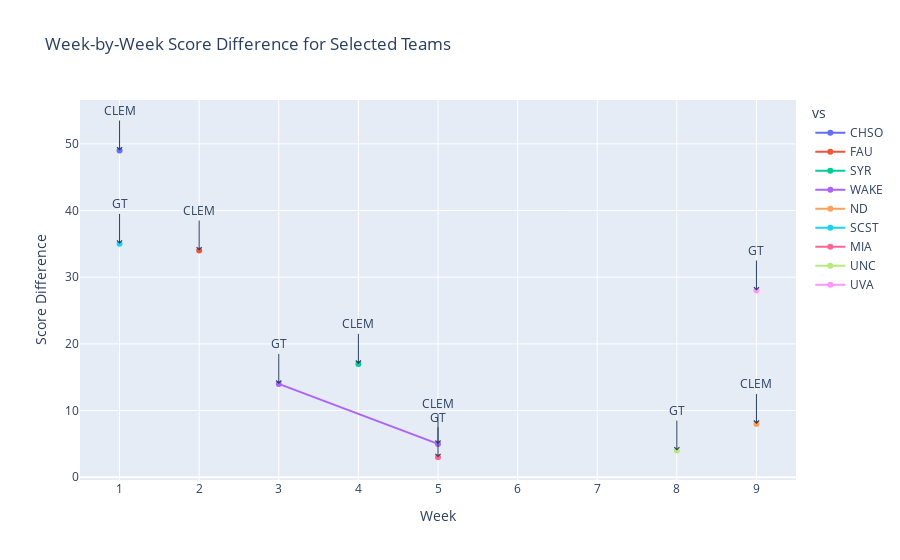
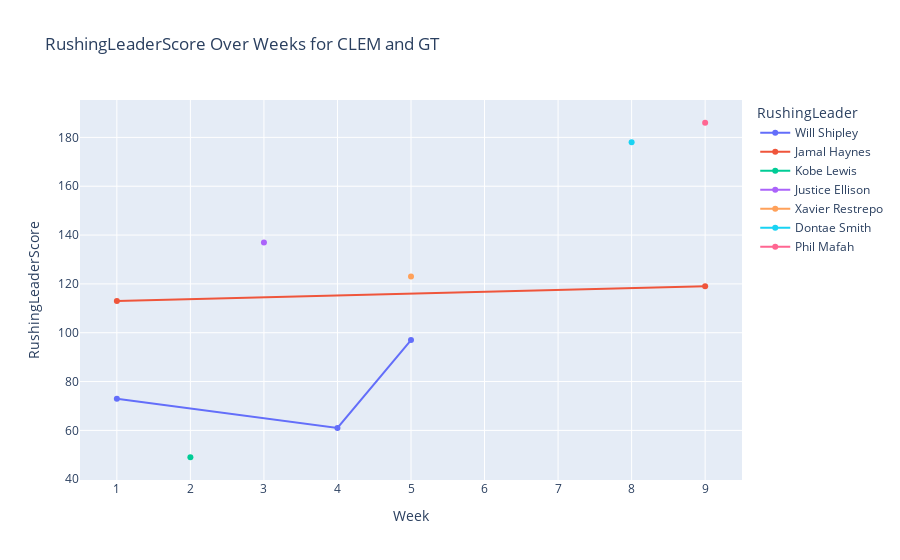
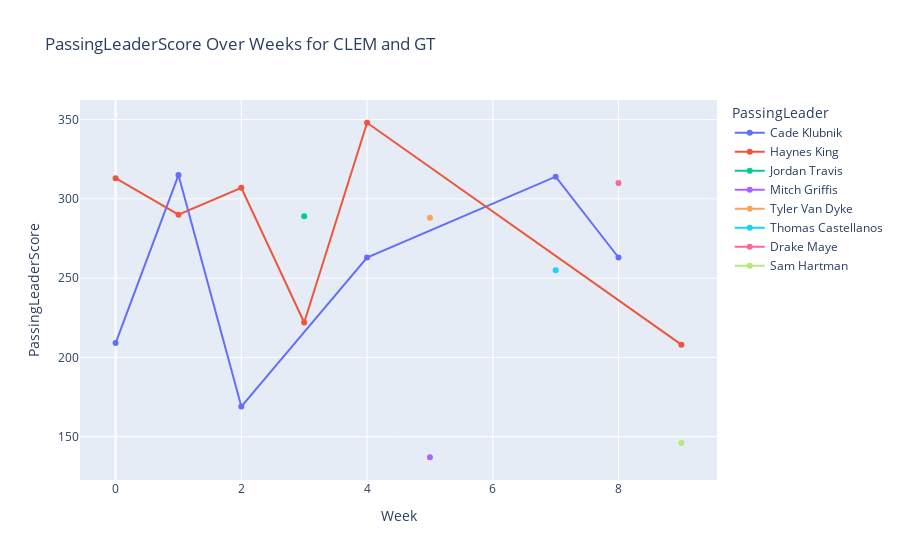
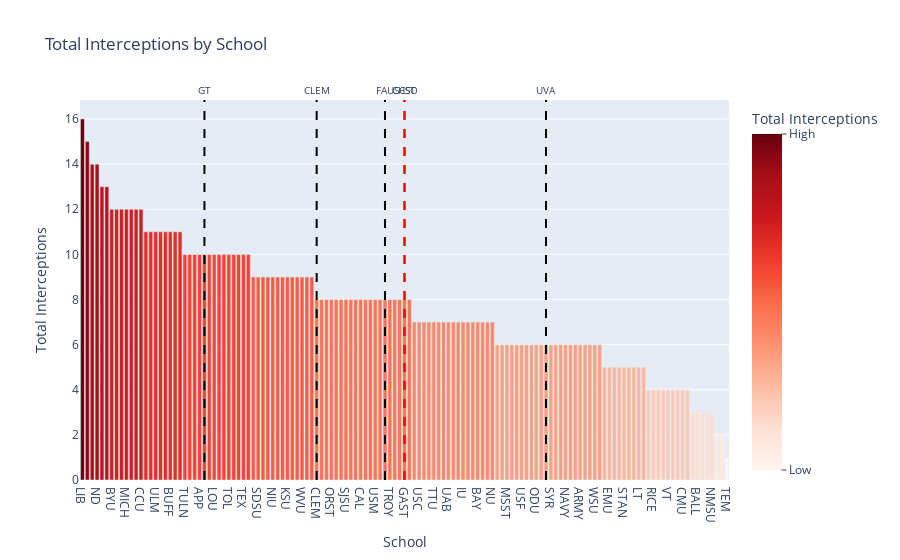

The cell these charts' notebook holds for them, in order:
### Code cell
Score_Diff('CLEM','GT')
RushLeader_Score_Diff('CLEM','GT')
PassLeader_Score_Diff('CLEM','GT')

TotHist()

### Figure 1 — Plotly figure (JSON) as saved in the notebook; plotly's stock layout.template omitted (floating-point values rounded to 4 significant figures)
{"data": [{"hovertemplate": "Home Team=CHSO<br>Week=%{x}<br>Score Difference=%{y}<extra></extra>", "legendgroup": "CHSO", "line": {"color": "#636efa", "dash": "solid"}, "marker": {"symbol": "circle"}, "mode": "markers+lines", "name": "CHSO", "orientation": "v", "showlegend": true, "type": "scatter", "x": [1], "xaxis": "x", "y": [49], "yaxis": "y"}, {"hovertemplate": "Home Team=FAU<br>Week=%{x}<br>Score Difference=%{y}<extra></extra>", "legendgroup": "FAU", "line": {"color": "#EF553B", "dash": "solid"}, "marker": {"symbol": "circle"}, "mode": "markers+lines", "name": "FAU", "orientation": "v", "showlegend": true, "type": "scatter", "x": [2], "xaxis": "x", "y": [34], "yaxis": "y"}, {"hovertemplate": "Home Team=SYR<br>Week=%{x}<br>Score Difference=%{y}<extra></extra>", "legendgroup": "SYR", "line": {"color": "#00cc96", "dash": "solid"}, "marker": {"symbol": "circle"}, "mode": "markers+lines", "name": "SYR", "orientation": "v", "showlegend": true, "type": "scatter", "x": [4], "xaxis": "x", "y": [17], "yaxis": "y"}, {"hovertemplate": "Home Team=WAKE<br>Week=%{x}<br>Score Difference=%{y}<extra></extra>", "legendgroup": "WAKE", "line": {"color": "#ab63fa", "dash": "solid"}, "marker": {"symbol": "circle"}, "mode": "markers+lines", "name": "WAKE", "orientation": "v", "showlegend": true, "type": "scatter", "x": [5, 3], "xaxis": "x", "y": [5, 14], "yaxis": "y"}, {"hovertemplate": "Home Team=ND<br>Week=%{x}<br>Score Difference=%{y}<extra></extra>", "legendgroup": "ND", "line": {"color": "#FFA15A", "dash": "solid"}, "marker": {"symbol": "circle"}, "mode": "markers+lines", "name": "ND", "orientation": "v", "showlegend": true, "type": "scatter", "x": [9], "xaxis": "x", "y": [8], "yaxis": "y"}, {"hovertemplate": "Home Team=SCST<br>Week=%{x}<br>Score Difference=%{y}<extra></extra>", "legendgroup": "SCST", "line": {"color": "#19d3f3", "dash": "solid"}, "marker": {"symbol": "circle"}, "mode": "markers+lines", "name": "SCST", "orientation": "v", "showlegend": true, "type": "scatter", "x": [1], "xaxis": "x", "y": [35], "yaxis": "y"}, {"hovertemplate": "Home Team=MIA<br>Week=%{x}<br>Score Difference=%{y}<extra></extra>", "legendgroup": "MIA", "line": {"color": "#FF6692", "dash": "solid"}, "marker": {"symbol": "circle"}, "mode": "markers+lines", "name": "MIA", "orientation": "v", "showlegend": true, "type": "scatter", "x": [5], "xaxis": "x", "y": [3], "yaxis": "y"}, {"hovertemplate": "Home Team=UNC<br>Week=%{x}<br>Score Difference=%{y}<extra></extra>", "legendgroup": "UNC", "line": {"color": "#B6E880", "dash": "solid"}, "marker": {"symbol": "circle"}, "mode": "markers+lines", "name": "UNC", "orientation": "v", "showlegend": true, "type": "scatter", "x": [8], "xaxis": "x", "y": [4], "yaxis": "y"}, {"hovertemplate": "Home Team=UVA<br>Week=%{x}<br>Score Difference=%{y}<extra></extra>", "legendgroup": "UVA", "line": {"color": "#FF97FF", "dash": "solid"}, "marker": {"symbol": "circle"}, "mode": "markers+lines", "name": "UVA", "orientation": "v", "showlegend": true, "type": "scatter", "x": [9], "xaxis": "x", "y": [28], "yaxis": "y"}], "layout": {"annotations": [{"arrowhead": 4, "ax": 0, "ay": -40, "showarrow": true, "text": "CLEM", "x": 1, "y": 49}, {"arrowhead": 4, "ax": 0, "ay": -40, "showarrow": true, "text": "CLEM", "x": 2, "y": 34}, {"arrowhead": 4, "ax": 0, "ay": -40, "showarrow": true, "text": "CLEM", "x": 4, "y": 17}, {"arrowhead": 4, "ax": 0, "ay": -40, "showarrow": true, "text": "CLEM", "x": 5, "y": 5}, {"arrowhead": 4, "ax": 0, "ay": -40, "showarrow": true, "text": "CLEM", "x": 9, "y": 8}, {"arrowhead": 4, "ax": 0, "ay": -40, "showarrow": true, "text": "GT", "x": 1, "y": 35}, {"arrowhead": 4, "ax": 0, "ay": -40, "showarrow": true, "text": "GT", "x": 3, "y": 14}, {"arrowhead": 4, "ax": 0, "ay": -40, "showarrow": true, "text": "GT", "x": 5, "y": 3}, {"arrowhead": 4, "ax": 0, "ay": -40, "showarrow": true, "text": "GT", "x": 8, "y": 4}, {"arrowhead": 4, "ax": 0, "ay": -40, "showarrow": true, "text": "GT", "x": 9, "y": 28}], "legend": {"title": {"text": "vs"}, "tracegroupgap": 0}, "title": {"text": "Week-by-Week Score Difference for Selected Teams"}, "xaxis": {"anchor": "y", "domain": [0, 1], "title": {"text": "Week"}}, "yaxis": {"anchor": "x", "domain": [0, 1], "title": {"text": "Score Difference"}}}}

### Figure 2 — Plotly figure (JSON) as saved in the notebook; plotly's stock layout.template omitted (floating-point values rounded to 4 significant figures)
{"data": [{"customdata": [["CLEM", "CHSO"], ["CLEM", "SYR"], ["CLEM", "WAKE"]], "hovertemplate": "Week: %{x}<br>Team: %{customdata[1]}<br>vs: %{customdata[0]}<br>RushingLeaderScore: %{y}", "legendgroup": "Will Shipley", "line": {"color": "#636efa", "dash": "solid"}, "marker": {"symbol": "circle"}, "mode": "markers+lines", "name": "Will Shipley", "orientation": "v", "showlegend": true, "type": "scatter", "x": [1, 4, 5], "xaxis": "x", "y": [73, 61, 97], "yaxis": "y"}, {"customdata": [["GT", "SCST"], ["GT", "UVA"]], "hovertemplate": "Week: %{x}<br>Team: %{customdata[1]}<br>vs: %{customdata[0]}<br>RushingLeaderScore: %{y}", "legendgroup": "Jamal Haynes", "line": {"color": "#EF553B", "dash": "solid"}, "marker": {"symbol": "circle"}, "mode": "markers+lines", "name": "Jamal Haynes", "orientation": "v", "showlegend": true, "type": "scatter", "x": [1, 9], "xaxis": "x", "y": [113, 119], "yaxis": "y"}, {"customdata": [["CLEM", "FAU"]], "hovertemplate": "Week: %{x}<br>Team: %{customdata[1]}<br>vs: %{customdata[0]}<br>RushingLeaderScore: %{y}", "legendgroup": "Kobe Lewis", "line": {"color": "#00cc96", "dash": "solid"}, "marker": {"symbol": "circle"}, "mode": "markers+lines", "name": "Kobe Lewis", "orientation": "v", "showlegend": true, "type": "scatter", "x": [2], "xaxis": "x", "y": [49], "yaxis": "y"}, {"customdata": [["GT", "WAKE"]], "hovertemplate": "Week: %{x}<br>Team: %{customdata[1]}<br>vs: %{customdata[0]}<br>RushingLeaderScore: %{y}", "legendgroup": "Justice Ellison", "line": {"color": "#ab63fa", "dash": "solid"}, "marker": {"symbol": "circle"}, "mode": "markers+lines", "name": "Justice Ellison", "orientation": "v", "showlegend": true, "type": "scatter", "x": [3], "xaxis": "x", "y": [137], "yaxis": "y"}, {"customdata": [["GT", "MIA"]], "hovertemplate": "Week: %{x}<br>Team: %{customdata[1]}<br>vs: %{customdata[0]}<br>RushingLeaderScore: %{y}", "legendgroup": "Xavier Restrepo", "line": {"color": "#FFA15A", "dash": "solid"}, "marker": {"symbol": "circle"}, "mode": "markers+lines", "name": "Xavier Restrepo", "orientation": "v", "showlegend": true, "type": "scatter", "x": [5], "xaxis": "x", "y": [123], "yaxis": "y"}, {"customdata": [["GT", "UNC"]], "hovertemplate": "Week: %{x}<br>Team: %{customdata[1]}<br>vs: %{customdata[0]}<br>RushingLeaderScore: %{y}", "legendgroup": "Dontae Smith", "line": {"color": "#19d3f3", "dash": "solid"}, "marker": {"symbol": "circle"}, "mode": "markers+lines", "name": "Dontae Smith", "orientation": "v", "showlegend": true, "type": "scatter", "x": [8], "xaxis": "x", "y": [178], "yaxis": "y"}, {"customdata": [["CLEM", "ND"]], "hovertemplate": "Week: %{x}<br>Team: %{customdata[1]}<br>vs: %{customdata[0]}<br>RushingLeaderScore: %{y}", "legendgroup": "Phil Mafah", "line": {"color": "#FF6692", "dash": "solid"}, "marker": {"symbol": "circle"}, "mode": "markers+lines", "name": "Phil Mafah", "orientation": "v", "showlegend": true, "type": "scatter", "x": [9], "xaxis": "x", "y": [186], "yaxis": "y"}], "layout": {"legend": {"title": {"text": "RushingLeader"}, "tracegroupgap": 0}, "title": {"text": "RushingLeaderScore Over Weeks for CLEM and GT"}, "xaxis": {"anchor": "y", "domain": [0, 1], "title": {"text": "Week"}}, "yaxis": {"anchor": "x", "domain": [0, 1], "title": {"text": "RushingLeaderScore"}}}}

### Figure 3 — Plotly figure (JSON) as saved in the notebook; plotly's stock layout.template omitted (floating-point values rounded to 4 significant figures)
{"data": [{"customdata": [["DUKE", "CLEM"], ["CLEM", "CHSO"], ["CLEM", "FAU"], ["CLEM", "SYR"], ["MIA", "CLEM"], ["NCSU", "CLEM"]], "hovertemplate": "Week: %{x}<br>Team: %{customdata[1]}<br>vs: %{customdata[0]}<br>PassingLeaderScore: %{y}", "legendgroup": "Cade Klubnik", "line": {"color": "#636efa", "dash": "solid"}, "marker": {"symbol": "circle"}, "mode": "markers+lines", "name": "Cade Klubnik", "orientation": "v", "showlegend": true, "type": "scatter", "x": [0, 1, 2, 4, 7, 8], "xaxis": "x", "y": [209, 315, 169, 263, 314, 263], "yaxis": "y"}, {"customdata": [["LOU", "GT"], ["GT", "SCST"], ["MISS", "GT"], ["GT", "WAKE"], ["BGSU", "GT"], ["GT", "UVA"]], "hovertemplate": "Week: %{x}<br>Team: %{customdata[1]}<br>vs: %{customdata[0]}<br>PassingLeaderScore: %{y}", "legendgroup": "Haynes King", "line": {"color": "#EF553B", "dash": "solid"}, "marker": {"symbol": "circle"}, "mode": "markers+lines", "name": "Haynes King", "orientation": "v", "showlegend": true, "type": "scatter", "x": [0, 1, 2, 3, 4, 9], "xaxis": "x", "y": [313, 290, 307, 222, 348, 208], "yaxis": "y"}, {"customdata": [["FSU", "CLEM"]], "hovertemplate": "Week: %{x}<br>Team: %{customdata[1]}<br>vs: %{customdata[0]}<br>PassingLeaderScore: %{y}", "legendgroup": "Jordan Travis", "line": {"color": "#00cc96", "dash": "solid"}, "marker": {"symbol": "circle"}, "mode": "markers+lines", "name": "Jordan Travis", "orientation": "v", "showlegend": true, "type": "scatter", "x": [3], "xaxis": "x", "y": [289], "yaxis": "y"}, {"customdata": [["CLEM", "WAKE"]], "hovertemplate": "Week: %{x}<br>Team: %{customdata[1]}<br>vs: %{customdata[0]}<br>PassingLeaderScore: %{y}", "legendgroup": "Mitch Griffis", "line": {"color": "#ab63fa", "dash": "solid"}, "marker": {"symbol": "circle"}, "mode": "markers+lines", "name": "Mitch Griffis", "orientation": "v", "showlegend": true, "type": "scatter", "x": [5], "xaxis": "x", "y": [137], "yaxis": "y"}, {"customdata": [["GT", "MIA"]], "hovertemplate": "Week: %{x}<br>Team: %{customdata[1]}<br>vs: %{customdata[0]}<br>PassingLeaderScore: %{y}", "legendgroup": "Tyler Van Dyke", "line": {"color": "#FFA15A", "dash": "solid"}, "marker": {"symbol": "circle"}, "mode": "markers+lines", "name": "Tyler Van Dyke", "orientation": "v", "showlegend": true, "type": "scatter", "x": [5], "xaxis": "x", "y": [288], "yaxis": "y"}, {"customdata": [["BC", "GT"]], "hovertemplate": "Week: %{x}<br>Team: %{customdata[1]}<br>vs: %{customdata[0]}<br>PassingLeaderScore: %{y}", "legendgroup": "Thomas Castellanos", "line": {"color": "#19d3f3", "dash": "solid"}, "marker": {"symbol": "circle"}, "mode": "markers+lines", "name": "Thomas Castellanos", "orientation": "v", "showlegend": true, "type": "scatter", "x": [7], "xaxis": "x", "y": [255], "yaxis": "y"}, {"customdata": [["GT", "UNC"]], "hovertemplate": "Week: %{x}<br>Team: %{customdata[1]}<br>vs: %{customdata[0]}<br>PassingLeaderScore: %{y}", "legendgroup": "Drake Maye", "line": {"color": "#FF6692", "dash": "solid"}, "marker": {"symbol": "circle"}, "mode": "markers+lines", "name": "Drake Maye", "orientation": "v", "showlegend": true, "type": "scatter", "x": [8], "xaxis": "x", "y": [310], "yaxis": "y"}, {"customdata": [["CLEM", "ND"]], "hovertemplate": "Week: %{x}<br>Team: %{customdata[1]}<br>vs: %{customdata[0]}<br>PassingLeaderScore: %{y}", "legendgroup": "Sam Hartman", "line": {"color": "#B6E880", "dash": "solid"}, "marker": {"symbol": "circle"}, "mode": "markers+lines", "name": "Sam Hartman", "orientation": "v", "showlegend": true, "type": "scatter", "x": [9], "xaxis": "x", "y": [146], "yaxis": "y"}], "layout": {"legend": {"title": {"text": "PassingLeader"}, "tracegroupgap": 0}, "title": {"text": "PassingLeaderScore Over Weeks for CLEM and GT"}, "xaxis": {"anchor": "y", "domain": [0, 1], "title": {"text": "Week"}}, "yaxis": {"anchor": "x", "domain": [0, 1], "title": {"text": "PassingLeaderScore"}}}}

### Figure 4 — Plotly figure (JSON) as saved in the notebook; plotly's stock layout.template omitted (floating-point values rounded to 4 significant figures; data arrays with more than 128 entries replaced by an {"elided": "..."} marker saying what was removed)
{"data": [{"alignmentgroup": "True", "hovertemplate": "School=%{x}<br>Total Interceptions=%{marker.color}<extra></extra>", "legendgroup": "", "marker": {"color": {"elided": "133 int values"}, "coloraxis": "coloraxis", "pattern": {"shape": ""}}, "name": "", "offsetgroup": "", "orientation": "v", "showlegend": false, "textposition": "auto", "type": "bar", "x": {"elided": "133 str values"}, "xaxis": "x", "y": {"elided": "133 int values"}, "yaxis": "y"}], "layout": {"annotations": [{"font": {"size": 10}, "showarrow": false, "text": "CLEM", "x": "CLEM", "xref": "x", "y": 1.05, "yref": "paper"}, {"font": {"size": 10}, "showarrow": false, "text": "GT", "x": "GT", "xref": "x", "y": 1.05, "yref": "paper"}, {"font": {"size": 10}, "showarrow": false, "text": "SCST", "x": "SCST", "xref": "x", "y": 1.05, "yref": "paper"}, {"font": {"size": 10}, "showarrow": false, "text": "CHSO", "x": "CHSO", "xref": "x", "y": 1.05, "yref": "paper"}, {"font": {"size": 10}, "showarrow": false, "text": "UVA", "x": "UVA", "xref": "x", "y": 1.05, "yref": "paper"}, {"font": {"size": 10}, "showarrow": false, "text": "FAU", "x": "FAU", "xref": "x", "y": 1.05, "yref": "paper"}], "barmode": "relative", "coloraxis": {"cmax": 16, "cmin": 1, "colorbar": {"tickmode": "array", "ticks": "outside", "ticktext": ["Low", "High"], "tickvals": [1, 16], "title": {"text": "Total Interceptions"}}, "colorscale": [[0, "rgb(255,245,240)"], [0.125, "rgb(254,224,210)"], [0.25, "rgb(252,187,161)"], [0.375, "rgb(252,146,114)"], [0.5, "rgb(251,106,74)"], [0.625, "rgb(239,59,44)"], [0.75, "rgb(203,24,29)"], [0.875, "rgb(165,15,21)"], [1, "rgb(103,0,13)"]]}, "legend": {"tracegroupgap": 0}, "shapes": [{"line": {"color": "black", "dash": "dash"}, "type": "line", "x0": "CLEM", "x1": "CLEM", "xref": "x", "y0": 0, "y1": 1, "yref": "paper"}, {"line": {"color": "black", "dash": "dash"}, "type": "line", "x0": "GT", "x1": "GT", "xref": "x", "y0": 0, "y1": 1, "yref": "paper"}, {"line": {"color": "red", "dash": "dash"}, "type": "line", "x0": "SCST", "x1": "SCST", "xref": "x", "y0": 0, "y1": 1, "yref": "paper"}, {"line": {"color": "red", "dash": "dash"}, "type": "line", "x0": "CHSO", "x1": "CHSO", "xref": "x", "y0": 0, "y1": 1, "yref": "paper"}, {"line": {"color": "black", "dash": "dash"}, "type": "line", "x0": "UVA", "x1": "UVA", "xref": "x", "y0": 0, "y1": 1, "yref": "paper"}, {"line": {"color": "black", "dash": "dash"}, "type": "line", "x0": "FAU", "x1": "FAU", "xref": "x", "y0": 0, "y1": 1, "yref": "paper"}], "title": {"text": "Total Interceptions by School"}, "xaxis": {"anchor": "y", "domain": [0, 1], "title": {"text": "School"}}, "yaxis": {"anchor": "x", "domain": [0, 1], "title": {"text": "Total Interceptions"}}}}
